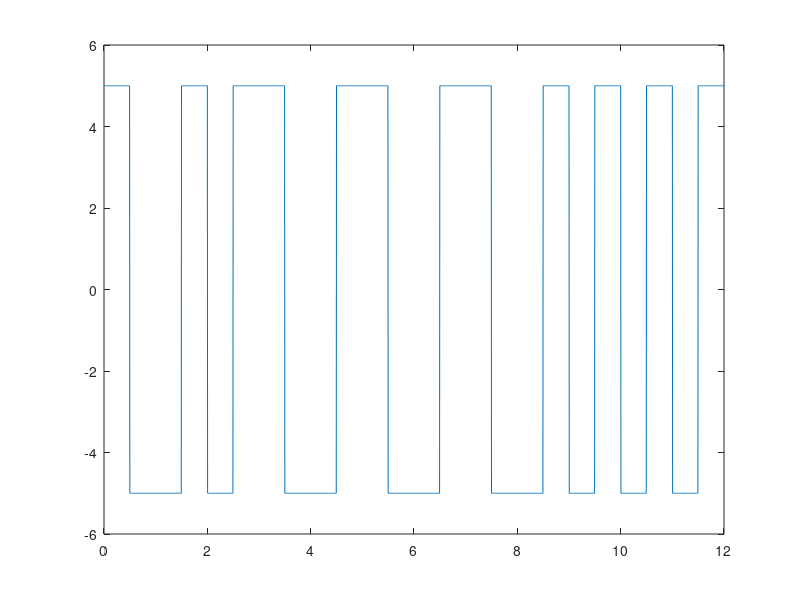

Write MATLAB code to recreate this figure.
clc;
clear;

bits = [0,1,1,0,1,0,1,0,1,1,1,1];
%bits = [0,1,0,0,1];
vl=5;
for i = 1:length(bits)
    if(bits(i)==1) 
        amplitude(i) = -vl;
    else 
        amplitude(i) = vl;
    end    
end



bitrate = 1;
Time=length(bits);

sampling_frequency = 200;

time = 0:bitrate/sampling_frequency:Time;

x = 1/bitrate;
j=1;
for i = 1:length(time)
    if(bits(j)==1) y_value(i)= -vl;
    else y_value(i)= vl;
    end
     if time(i)>=x-(1/(2*bitrate))
        if(bits(j)==1) y_value(i)= vl;
        else y_value(i)= -vl;
        end
    end
    if time(i)>=x
        x= x+(1/bitrate);
        j=j+1;
    end
end
     

plot(time, y_value);
axis([0 Time -6 6]);


% demodulation
x = 1;

for i = 1:length(time)
    if time(i)>x
        x = x + 1;
        ans_bits(x) = 1;
        if(y_value(i)>0)
            ans_bits(x) = 0;
        end
        %ans_bits(x) = y_value(i);
    end
end

disp('Demodulation : ')
disp(ans_bits)
